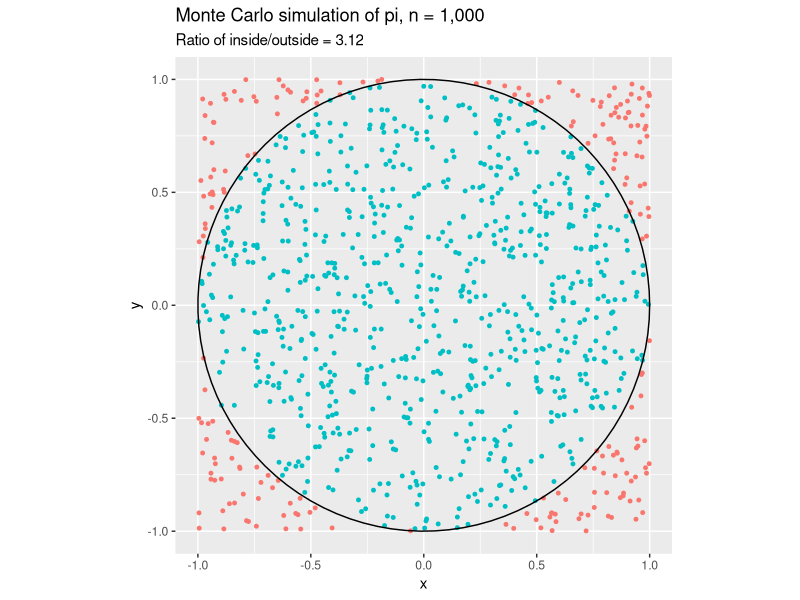
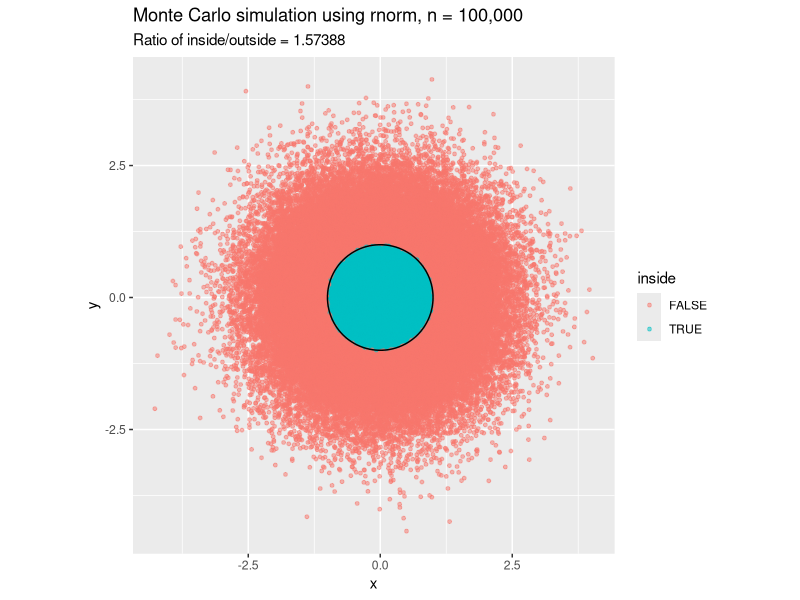

Source code (R) for these figures, in order:
library(tidyverse)
library(gganimate)

# monte carlo simulation of pi ----

n = 1000
pts =
  data.frame(frame = 1:n,
             x = runif(n, min = -1, max = 1),
             y = runif(n, min = -1, max = 1)) %>%
  mutate(h = sqrt(x ^ 2 + y ^ 2)) %>%
  mutate(inside = h <= 1) %>%
  mutate(inside2 = case_when(inside ~ 1, T ~ 0)) %>%
  mutate(nInside = cumsum(inside2)) %>%
  mutate(ratio = format(4 * nInside / frame, digits = 3)) %>%
  mutate(desc = paste0('Point: ', frame, '\nIn:', nInside,
                      '\nOut: ', (frame - nInside), '\nRatio: ', ratio))

ratio = 4 * nrow(filter(pts, inside)) / n
ratio


pts %>%
  ggplot(aes(
    x = x,
    y = y,
    color = inside,
    fill = inside
  )) +
  geom_point(size = 1, alpha = 1, show.legend = F) +
  annotate("path",
           x = cos(seq(0, 2 * pi, length.out = 100)),
           y = sin(seq(0, 2 * pi, length.out = 100))) +
  coord_fixed() +
  labs(
    title = paste("Monte Carlo simulation of pi, n =",
                  format(n, big.mark = ",", scientific = F)),
    subtitle = paste("Ratio of inside/outside =",
                     format(ratio, digits = 10))
  )


pts %>%
  ggplot(aes(x, y, color = inside, fill = inside)) +
  annotate("path",
           x = cos(seq(0, 2 * pi, length.out = 100)),
           y = sin(seq(0, 2 * pi, length.out = 100))) +
  geom_point(size = 2, alpha = 1, show.legend = F) +
  geom_text(aes(x = 0, y = 0, label = desc), inherit.aes = F) +
  coord_fixed(clip = 'off') +
  labs(title = paste("Monte Carlo simulation of pi, n =",
                     format(n, big.mark = ",", scientific = F)),
       x = '',
       y = '') +
  transition_states(frame) +
  enter_appear() +
  shadow_mark(exclude_layer = 3)







# r normal distribution for fun ----
n = 100000

pts2 =
  data.frame(x = rnorm(n, mean = 0, sd = 1),
             y = rnorm(n, mean = 0, sd = 1)) %>%
  mutate(h = sqrt(x ^ 2 + y ^ 2)) %>%
  mutate(inside = h <= 1)
ratio2 = 4 * nrow(filter(pts2, inside)) / n
ratio2

pts2 %>%
  ggplot(aes(
    x = x,
    y = y,
    color = inside,
    fill = inside
  )) +
  geom_point(size = 1, alpha = .5) +
  annotate("path",
           x = cos(seq(0, 2 * pi, length.out = 100)),
           y = sin(seq(0, 2 * pi, length.out = 100))) +
  coord_fixed() +
  labs(
    title = paste("Monte Carlo simulation using rnorm, n =",
                  format(n, big.mark = ",", scientific = F)),
    subtitle = paste("Ratio of inside/outside =",
                     format(ratio2, digits = 10))
  )
